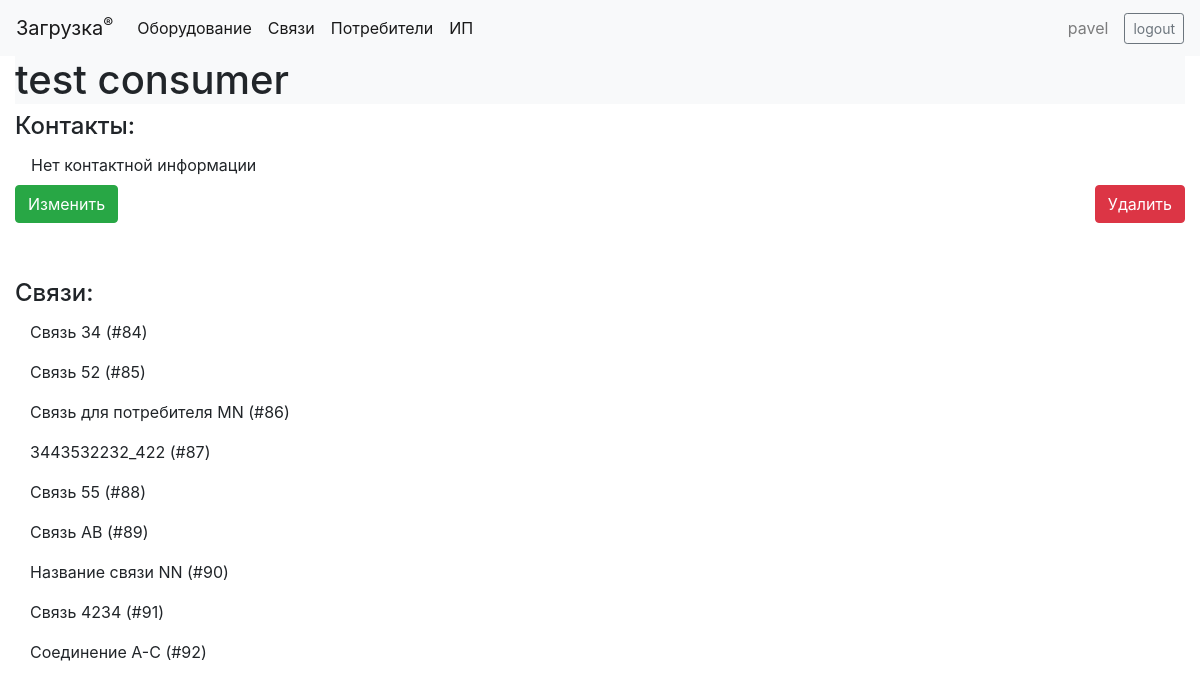
The app's page /register/consumer/6 (signed in) with its own data.
### register/models.py (models this page shows, shortened)
class Consumer(models.Model):
    name = models.CharField(max_length=100, unique=True)
    telephone = models.TextField(max_length=1000, null=True, blank=True)
    note = models.TextField(null=True, blank=True)

class Communication(models.Model):
    service_status_choices = [
        ('E', 'enabled'),
        ('D', 'disabled')
    ]
    name = models.CharField(max_length=150, null=False)
    service_status = models.CharField(max_length=1, choices=service_status_choices, default='E')
    create_date = models.DateTimeField(auto_now_add=True)
    note = models.TextField(null=True, blank=True)
    direction_from = models.ForeignKey(EndPoint, on_delete=models.RESTRICT, null=True, related_name='direction_from')
    direction_to = models.ForeignKey(EndPoint, on_delete=models.RESTRICT, null=True, related_name='direction_to')
    consumer = models.ForeignKey(Consumer, on_delete=models.RESTRICT, related_name='communications')
    communication_type = models.ForeignKey(InterfaceType, null=True, on_delete=models.SET_NULL, related_name='communications')
    class Meta:
        unique_together = ('name', 'direction_from', 'direction_to', 'consumer', 'communication_type')
    def __str__(self):
        return f"{self.name} (#{self.id})"

### register/views.py (the view)
# urls.py: re_path(r'^consumer/(?P<pk>\d+)$', views.ConsumerDetailView.as_view(), name='consumer_detail'),
class ConsumerDetailView(generic.DetailView):
    model = Consumer

### register/templates/register/consumer_detail.html
{% extends "base_generic.html" %}
{% block content %}
    {% include 'register/consumer_detail_ajax.html' %}
{% endblock %}

### register/templates/base_generic.html (shortened to what this page needs)
<!DOCTYPE html>
<html lang="en">
    <head>
        <link rel="stylesheet"
              href="https://cdn.jsdelivr.net/npm/bootstrap@4.1.3/dist/css/bootstrap.min.css"
>
        <link rel="stylesheet" href="https://cdnjs.cloudflare.com/ajax/libs/font-awesome/4.7.0/css/font-awesome.min.css">
        {% load static %}
        <link rel="stylesheet" href="{% static 'css/styles.css' %}">
    </head>
    <body>
        <nav class="navbar navbar-expand-lg navbar-light bg-light sticky-top">
            <a class="navbar-brand" href="{% url 'index' %}">Загрузка<sup>&reg;</sup></a>
            <div class="collapse navbar-collapse" id="navbarNav">
                <ul class="navbar-nav mr-auto">
                    <li class="nav-item active">
                        <a class="nav-link" href="{% url 'equipments' %}" aria-current="page">Оборудование<span class="sr-only">(current)</span></a>
                    </li>
                    <li class="nav-item active">
                        <a class="nav-link" href="{% url 'communications' %}" aria-current="page">Связи</a>
                    </li>
                    <li class="nav-item active">
                        <a class="nav-link" href="{% url 'consumers' %}">Потребители</a>
                    </li>
                    <li class="nav-item active">
                        <a class="nav-link" href="{% url 'endpoints' %}">ИП</a>
                    </li>
                </ul>
                {% if user.is_authenticated %}
                    <span class="navbar-text px-3">
                        {{ user.get_username }}
                    </span>
                    <a class="btn btn-sm btn-outline-secondary" href="{% url 'logout' %}?next={{request.path}}">logout</a>
                {% else %}
                    <a class="btn btn-sm btn-outline-secondary" href="{% url 'login' %}?next={{request.path}}">login</a>
                {% endif %}
            </div>
        </nav>
        <div class="container-fluid">
            <div class="row" id="div-row">
                <div class="col" id="div-right">
                    {% if user.is_authenticated %}
                        {% block content %}
                        {% endblock %}
                    {% else %}
                        <p>Please, login!</p>
                        {% block login %}{% endblock %}
                    {% endif %}
                </div>
            </div>
        </div>
    </body>
</html>

### register/templates/register/consumer_detail_ajax.html (shortened to what this page needs)
{% if consumer %}
    <div class="">
        <div class="bg-light">
            <h1>{{ consumer.name }}</h1>
        </div>
        <div class="">
            {% if consumer.telephone %}
                <h4 class="card-title">Контакты: </h4><p class="card-text mx-3">{{ consumer.telephone }}</p>
            {% else %}
                <h4 class="card-title">Контакты: </h4><p class="card-text mx-3">Нет контактной информации</p>
            {% endif %}
        </div>
    </div>
    <div class="clearfix my-2">
        <a href="{% url 'consumer_edit' consumer.id %}" class="btn btn-success float-left">Изменить</a>
        <a href="{% url 'consumer_edit' consumer.id %}?delete" name="delete" class="btn btn-danger float-right">Удалить</a>
    </div>
    <div class="pt-5">
        {% if consumer.communications.all %}
            <h4 class="card-title">Связи:</h4>
            {% for communication in consumer.communications.all %}
                <p style="margin-left: 15px;">{{ communication }}</p>
            {% endfor %}
        {% endif %}
    </div>
{% endif %}

### records on screen
Consumer: name "test consumer"
Communication: name+id "Связь 34 (#84)"
Communication: name+id "Связь 52 (#85)"
Communication: name+id "Связь для потребителя МN (#86)"
Communication: name+id "3443532232_422 (#87)"
Communication: name+id "Связь 55 (#88)"
Communication: name+id "Связь АВ (#89)"
Communication: name+id "Название связи NN (#90)"
Communication: name+id "Связь 4234 (#91)"
Communication: name+id "Соединение А-C (#92)"

### other values on screen
{{ user.get_username }} "pavel"
